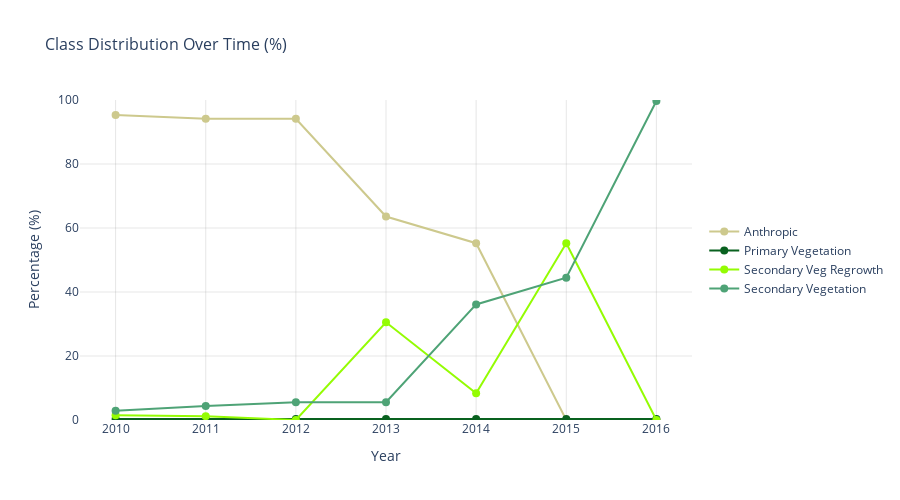

Write notebook code for a chart like this one.
### Markdown cell above
### Using the Convenience Function

### Code cell
# Quick way to generate any chart type
# The layer parameter provides automatic coloring
plot_extraction(df, chart_type='distribution', interactive=True, layer=MAPBIOMAS_DEFREG)

### Figure 1 — Plotly figure (JSON) as saved in the notebook; plotly's stock layout.template omitted (floating-point values rounded to 4 significant figures)
{"data": [{"hovertemplate": "Anthropic<br>Year: %{x}<br>Percentage: %{y:.1f}%<extra></extra>", "line": {"color": "#cdc98d", "width": 2}, "marker": {"size": 8}, "mode": "lines+markers", "name": "Anthropic", "type": "scatter", "x": [2010, 2011, 2012, 2013, 2014, 2015, 2016], "y": [95.32, 94.12, 94.12, 63.59, 55.26, 0.0, 0.0]}, {"hovertemplate": "Primary Vegetation<br>Year: %{x}<br>Percentage: %{y:.1f}%<extra></extra>", "line": {"color": "#09611f", "width": 2}, "marker": {"size": 8}, "mode": "lines+markers", "name": "Primary Vegetation", "type": "scatter", "x": [2010, 2011, 2012, 2013, 2014, 2015, 2016], "y": [0.2959, 0.2959, 0.2959, 0.2959, 0.2959, 0.2959, 0.2959]}, {"hovertemplate": "Secondary Veg Regrowth<br>Year: %{x}<br>Percentage: %{y:.1f}%<extra></extra>", "line": {"color": "#94fc03", "width": 2}, "marker": {"size": 8}, "mode": "lines+markers", "name": "Secondary Veg Regrowth", "type": "scatter", "x": [2010, 2011, 2012, 2013, 2014, 2015, 2016], "y": [1.504, 1.201, 0.0, 30.53, 8.332, 55.26, 0.0]}, {"hovertemplate": "Secondary Vegetation<br>Year: %{x}<br>Percentage: %{y:.1f}%<extra></extra>", "line": {"color": "#4ea376", "width": 2}, "marker": {"size": 8}, "mode": "lines+markers", "name": "Secondary Vegetation", "type": "scatter", "x": [2010, 2011, 2012, 2013, 2014, 2015, 2016], "y": [2.878, 4.383, 5.584, 5.584, 36.11, 44.45, 99.7]}], "layout": {"height": 500, "hovermode": "x unified", "legend": {"x": 1.02, "xanchor": "left", "y": 0.5, "yanchor": "middle"}, "plot_bgcolor": "white", "title": {"font": {"size": 16}, "text": "Class Distribution Over Time (%)"}, "xaxis": {"gridcolor": "rgba(128, 128, 128, 0.2)", "tickformat": "d", "title": {"text": "Year"}}, "yaxis": {"gridcolor": "rgba(128, 128, 128, 0.2)", "range": [0, 100], "title": {"text": "Percentage (%)"}}}}
